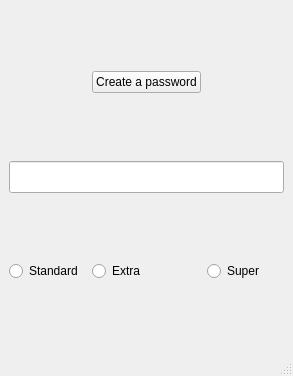
<?xml version="1.0" encoding="UTF-8"?>
<ui version="4.0">
 <class>MainWindow</class>
 <widget class="QMainWindow" name="MainWindow">
  <property name="geometry">
   <rect>
    <x>0</x>
    <y>0</y>
    <width>293</width>
    <height>376</height>
   </rect>
  </property>
  <property name="windowTitle">
   <string>MainWindow</string>
  </property>
  <widget class="QWidget" name="centralwidget">
   <layout class="QGridLayout" name="gridLayout">
    <item row="3" column="2">
     <widget class="QRadioButton" name="super_2">
      <property name="text">
       <string>Super </string>
      </property>
     </widget>
    </item>
    <item row="3" column="1">
     <widget class="QRadioButton" name="extra">
      <property name="text">
       <string>Extra </string>
      </property>
     </widget>
    </item>
    <item row="2" column="0" colspan="3">
     <widget class="QLineEdit" name="password">
      <property name="font">
       <font>
        <pointsize>15</pointsize>
       </font>
      </property>
     </widget>
    </item>
    <item row="3" column="0">
     <widget class="QRadioButton" name="standard">
      <property name="text">
       <string>Standard </string>
      </property>
     </widget>
    </item>
    <item row="0" column="1">
     <widget class="QPushButton" name="create">
      <property name="text">
       <string>Create a password</string>
      </property>
     </widget>
    </item>
   </layout>
  </widget>
  <widget class="QMenuBar" name="menubar">
   <property name="geometry">
    <rect>
     <x>0</x>
     <y>0</y>
     <width>293</width>
     <height>21</height>
    </rect>
   </property>
  </widget>
  <widget class="QStatusBar" name="statusbar"/>
 </widget>
 <resources/>
 <connections/>
</ui>
